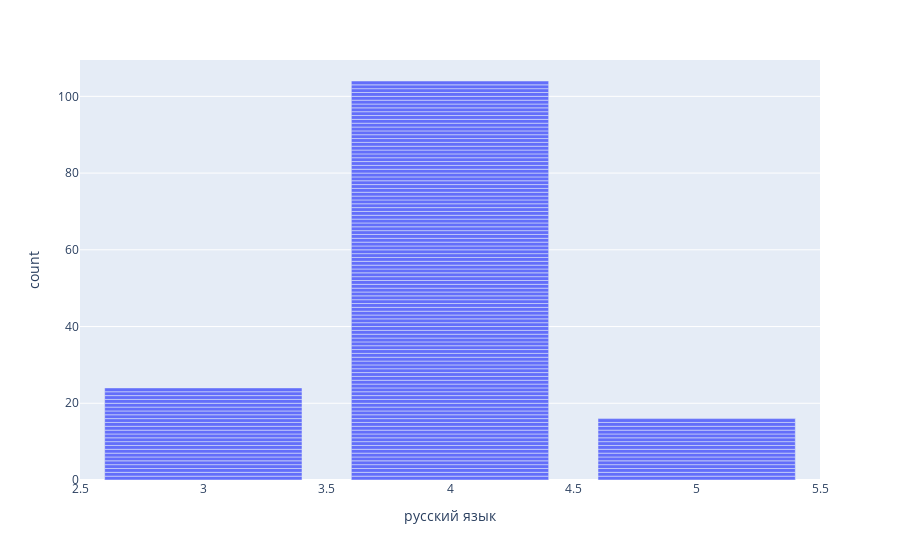

The cell this chart's notebook holds for it:
### Code cell
plot_df = combined_df.dropna(axis=1)

### Figure 1 — Plotly figure (JSON) as saved in the notebook; plotly's stock layout.template omitted (floating-point values rounded to 4 significant figures; data arrays with more than 128 entries replaced by an {"elided": "..."} marker saying what was removed)
{"data": [{"alignmentgroup": "True", "hovertemplate": "русский язык=%{x}<br>count=%{y}<extra></extra>", "legendgroup": "", "marker": {"color": "#636efa", "pattern": {"shape": ""}}, "name": "", "offsetgroup": "", "orientation": "v", "showlegend": false, "textposition": "auto", "type": "bar", "x": {"elided": "158 mixed values"}, "xaxis": "x", "y": {"elided": "158 int values"}, "yaxis": "y"}], "layout": {"barmode": "relative", "legend": {"tracegroupgap": 0}, "margin": {"t": 60}, "xaxis": {"anchor": "y", "domain": [0, 1], "title": {"text": "русский язык"}}, "yaxis": {"anchor": "x", "domain": [0, 1], "title": {"text": "count"}}}}
